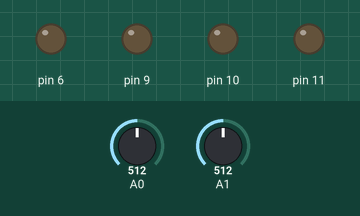
Bench run of a sketch on a simulated Arduino Uno, built with avr-gcc and run on an emulated ATmega328P. On the bench: output pins drawn as LEDs (lit = HIGH). The test bench sets the inputs (shaded band); at power-on: A0 = 512, A1 = 512.

Above: at 1.2 s.
1.3 s: A0 set to 716
At 1.9 s:
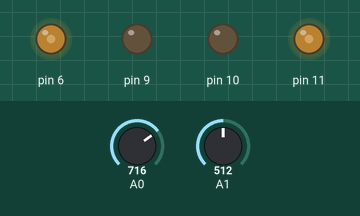
2.8 s: A1 set to 716
At 3.1 s:
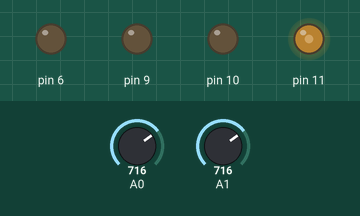
4.3 s: A0 set to 900
At 5.4 s:
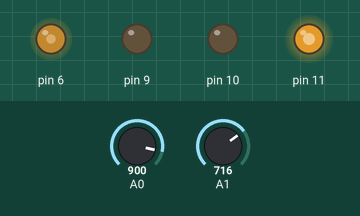
5.8 s: A1 set to 900
At 6.6 s:
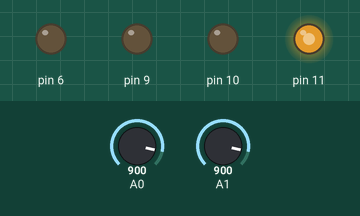
7.3 s: A0 set to 1023
At 7.7 s:
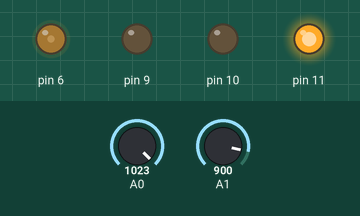
8.8 s: A1 set to 511
At 10.1 s:
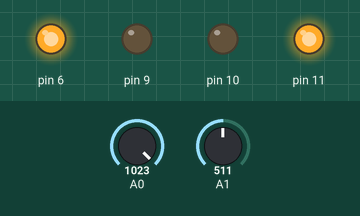
Timing chart, 0 to 11.3 s (numbered marks = the images above; inputs shaded):
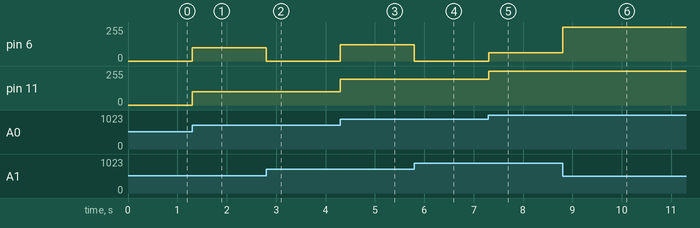

Measured:
- after the input at 1.3 s, pin 6, pin 11: 0/255 → 101/255 at once
- after the input at 2.8 s, pin 6: 101/255 → 0/255 at once
- after the input at 4.3 s, pin 6: 0/255 → 121/255 at once; pin 11: 101/255 → 193/255 at once
- after the input at 5.8 s, pin 6: 121/255 → 0/255 at once
- after the input at 7.3 s, pin 6: 0/255 → 62/255 at once; pin 11: 193/255 → 255/255 at once
- after the input at 8.8 s, pin 6: 62/255 → 255/255 at once

The sketch:

MotorCodeApprocah2.ino
```cpp
#include<math.h>
int buffer,buffer2;
int x,y,prevx,prevy;
int leftf,leftr,rightf,rightr;
void setup()
{
  Serial.begin(9600);
  buffer = 50;
  buffer2 = 20;
  x = y = leftr = leftf = rightr = rightf = 0;
  pinMode(A0,INPUT);//x
  pinMode(A1,INPUT);//y
}
void loop()
{
  x = analogRead(A0);
  y = analogRead(A1);
  if(x-prevx>buffer)
  {
    x = prevx+buffer;
  }
  else if(x-prevx<-buffer)
  {
    x = prevx-buffer;
  }
  if(y-prevy>buffer)
  {
    y = prevy+buffer;
  }
  else if(y-prevy<-buffer)
  {
    y = prevy-buffer;
  }
  if(x<=512+buffer2 && x>=512-buffer2 && y<=512+buffer2 && y>=512-buffer2)
  {
    leftf = leftr = rightf = rightr = 0; //both motors going 0
  }
  else if(x<512+buffer2 && x>512-buffer2)
  {//Perfect Y Axis
    if(y>512+buffer2)
    {//Both the motors work in co-ordination backward
      rightf = leftr = map(y,512,1023,0,255);
      leftf = rightr = 0;
    }
    else if(y<512-buffer2)
    {//Both the motors work in co-ordination forward
      rightf = leftr = 0;
      leftf = rightr = map(y,0,512,255,0);
    }
  }
  else if(y<512+buffer2 && y>512-buffer2)
  {//Perfect X Axis
    if(x>512+buffer2)
    {//0deg
      leftf = map(x,512,1023,0,255);leftr = 0;
      rightf = map(x,512,1023,0,255);rightr = 0;
    }
    else if(x<512-buffer2)
    {//180deg
      leftf = 0;leftr = map(x,0,512,255,0);
      rightf = 0;rightr = map(x,0,512,255,0);
    }
  }
  else
  {
    int refx,refy;
    if(y<512-buffer2)
    {
      if(x>512+buffer2)
      {
        refy = y;
        refx = 1023-refy;
        if(x<refx)
        {
          leftr = 0;
          leftf = map(y,0,512,255,0);
          rightf = 0;
          rightr = map(x,512,refx,255,0);
        }
        else
        {
          refx = x;
          refy = 1023-refx;
          leftr = 0;
          leftf = map(x,512,1023,0,255);
          rightr = 0;
          rightf = map(y,refy,512,0,255);
        }
      }
      else if(x<512-buffer2)
      {
        refy = refx = y;
        if(x>refx)
        {
          rightf = 0;
          rightr = map(y,0,512,255,0);
          leftr = 0;
          leftf = map(x,refx,512,0,255);
        }
        else
        {
          refx = refy = x;
          rightf = 0;
          rightr = map(x,0,512,255,0);
          leftf = 0;
          leftr = map(y,refy,512,0,255);
        }
      }
    }
    else
    {
      if(x<512-buffer2)
      {
        refy = y;
        refx = 1023-refy;
        if(x>refx)
        {
          leftf = 0;
          leftr = map(y,512,1023,0,255);
          rightr = 0;
          rightf = map(x,refx,512,0,255);
        }
        else
        {
          refx = x;
          refy = 1023-refx;
          leftf = 0;
          leftr = map(x,0,512,255,0);
          rightf = 0;
          rightr = map(y,512,refy,255,0);
        }
      }
      else
      {
        refx = refy = y;
        if(x>refx)
        {
          refx = refy = x;
          rightr = 0;
          rightf = map(x,512,1023,0,255);
          leftr = 0;
          leftf = map(y,512,refy,255,0);
        }
        else
        {
          refx = refy = y;
          rightr = 0;
          rightf = map(y,512,1023,0,255);
          leftf = 0;
          leftr = map(x,512,refx,255,0);
        }
      }
    }
  }
  analogWrite(11,rightf);
  analogWrite(10,rightr);
  analogWrite(9,leftr);
  analogWrite(6,leftf);
  prevy = y;
  prevx = x;
}
```
